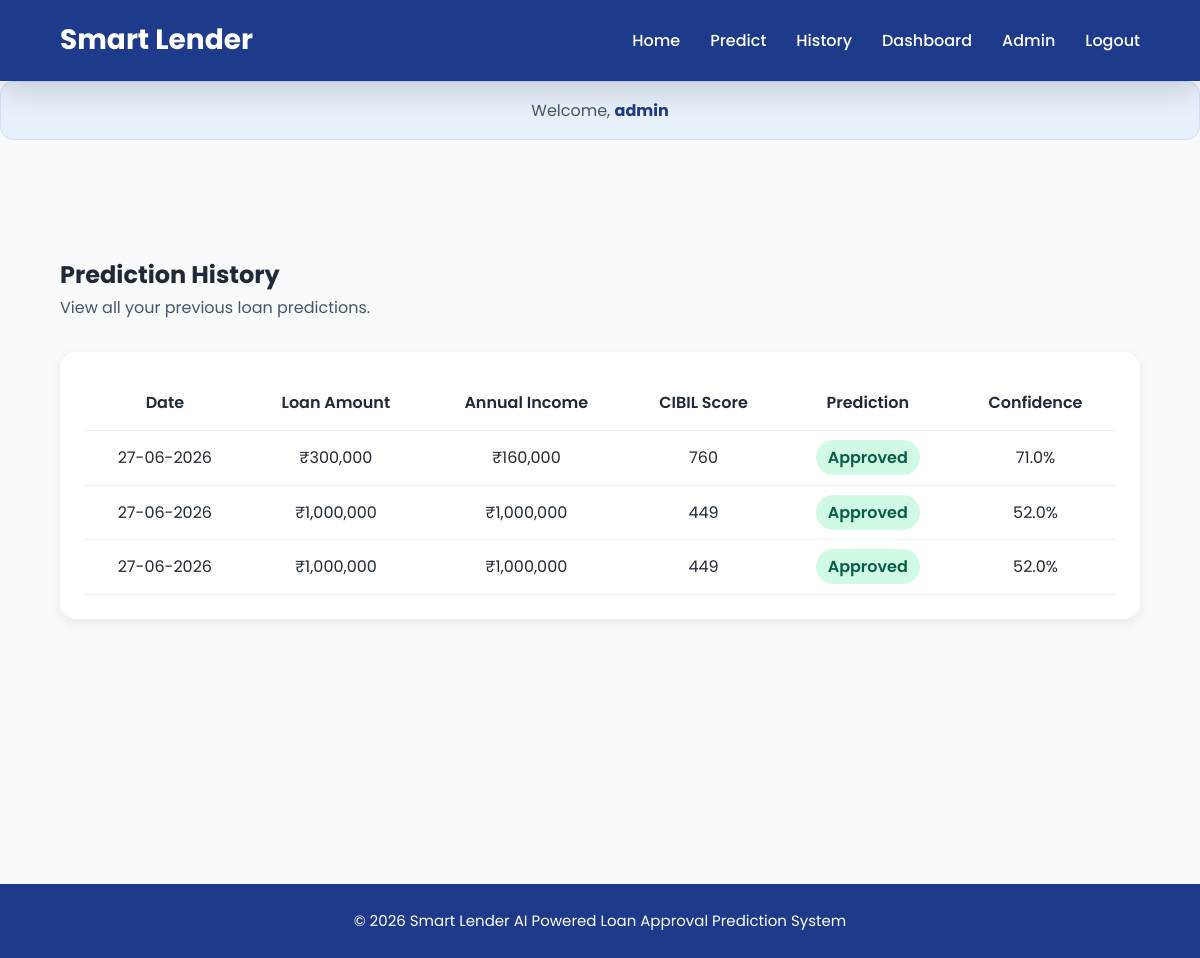
Screenshot of /history (signed in) with the database file from the repository.
### models/user.py (models this page shows)
class User(UserMixin, db.Model):
    __tablename__ = "users"
    id = db.Column(
        db.Integer,
        primary_key=True
    )
    username = db.Column(
        db.String(50),
        unique=True,
        nullable=False
    )
    email = db.Column(
        db.String(120),
        unique=True,
        nullable=False
    )
    password_hash = db.Column(
        db.String(255),
        nullable=False
    )
    role = db.Column(
        db.String(20),
        default="customer"
    )
    created_at = db.Column(
        db.DateTime,
        default=datetime.utcnow
    )
    predictions = db.relationship(
        "Prediction",
        backref="user",
        lazy=True
    )

### models/prediction.py (models this page shows)
class Prediction(db.Model):
    __tablename__ = "predictions"
    id = db.Column(
        db.Integer,
        primary_key=True
    )
    user_id = db.Column(
        db.Integer,
        db.ForeignKey("users.id"),
        nullable=False
    )
    prediction = db.Column(
        db.String(20),
        nullable=False
    )
    confidence = db.Column(
        db.Float,
        nullable=False
    )
    loan_amount = db.Column(
        db.Float,
        nullable=False
    )
    income_annum = db.Column(
        db.Float,
        nullable=False
    )
    cibil_score = db.Column(
        db.Integer,
        nullable=False
    )
    created_at = db.Column(
        db.DateTime,
        default=datetime.utcnow
    )

### app.py (the view)
@app.route("/history")
@login_required
def history():
    predictions = Prediction.query.filter_by(
        user_id=current_user.id
    ).order_by(
        Prediction.created_at.desc()
    ).all()
    return render_template(
        "history.html",
        predictions=predictions
    )

### app.py (called while the page is built)
@login_manager.user_loader
def load_user(user_id):
    return User.query.get(int(user_id))

### templates/history.html (shortened to what this page needs)
{% extends "base.html" %}
{% block content %}
<section class="history-section">
<div class="history-header">
    <h1>
        Prediction History
    </h1>
    <p>
        View all your previous loan predictions.
    </p>
</div>
{% if predictions %}
<div class="history-table-container">
    <table class="history-table">
        <thead>
            <tr>
                <th>Date</th>
                <th>Loan Amount</th>
                <th>Annual Income</th>
                <th>CIBIL Score</th>
                <th>Prediction</th>
                <th>Confidence</th>
            </tr>
        </thead>
        <tbody>
            {% for prediction in predictions %}
            <tr>
                <td>
                    {{ prediction.created_at.strftime('%d-%m-%Y') }}
                </td>
                <td>
                    ₹{{ "{:,.0f}".format(prediction.loan_amount) }}
                </td>
                <td>
                    ₹{{ "{:,.0f}".format(prediction.income_annum) }}
                </td>
                <td>
                    {{ prediction.cibil_score }}
                </td>
                <td>
                    {% if prediction.prediction == "Approved" %}
                        <span class="badge-approved">
                            Approved
                        </span>
                    {% else %}
                        <span class="badge-rejected">
                            Rejected
                        </span>
                    {% endif %}
                </td>
                <td>
                    {{ prediction.confidence }}%
                </td>
            </tr>
            {% endfor %}
        </tbody>
    </table>
</div>
{% endif %}
</section>
{% endblock %}

### templates/base.html (shortened to what this page needs)
<!DOCTYPE html>
<html lang="en">
<head>
    <link rel="stylesheet"
      href="https://cdnjs.cloudflare.com/ajax/libs/font-awesome/6.5.2/css/all.min.css">
    <link rel="stylesheet"
    href="{{ url_for('static', filename='css/core/variables.css') }}">
    <link rel="stylesheet"
    href="{{ url_for('static', filename='css/core/reset.css') }}">
    <link rel="stylesheet"
    href="{{ url_for('static', filename='css/core/layout.css') }}">
    <link rel="stylesheet"
    href="{{ url_for('static', filename='css/components/navbar.css') }}">
    <link rel="stylesheet"
    href="{{ url_for('static', filename='css/components/buttons.css') }}">
    <link rel="stylesheet"
    href="{{ url_for('static', filename='css/components/cards.css') }}">
    <link rel="stylesheet"
    href="{{ url_for('static', filename='css/components/forms.css') }}">
    <link rel="stylesheet"
    href="{{ url_for('static', filename='css/components/tooltips.css') }}">
    <link rel="stylesheet"
    href="{{ url_for('static', filename='css/components/footer.css') }}">
    <link rel="stylesheet"
    href="{{ url_for('static', filename='css/pages/home.css') }}">
    <link rel="stylesheet"
    href="{{ url_for('static', filename='css/pages/predict.css') }}">
    <link rel="stylesheet"
    href="{{ url_for('static', filename='css/pages/result.css') }}">
    <link rel="stylesheet"
    href="{{ url_for('static',filename='css/pages/error.css') }}">
    <link rel="stylesheet"
    href="{{ url_for('static', filename='css/pages/about.css') }}">
    <link rel="stylesheet"
    href="{{ url_for('static', filename='css/responsive.css') }}">
    <link rel="stylesheet"
    href="{{ url_for('static', filename='css/pages/auth.css') }}">
    <link rel="stylesheet"
    href="{{ url_for('static', filename='css/pages/dashboard.css') }}">
    <link rel="stylesheet"
    href="{{ url_for('static',filename='css/pages/history.css') }}">
    <link rel="stylesheet"
    href="{{ url_for('static', filename='css/pages/admin.css') }}">
</head>
<body>
    <nav class="navbar">
        <div class="container">
            <a href="{{ url_for('home') }}" class="logo">
                Smart Lender
            </a>
            <ul class="nav-links">
                {% if current_user.is_authenticated %}
                    <li>
                        <a href="{{ url_for('home') }}">
                            Home
                        </a>
                    </li>
                    <li>
                        <a href="{{ url_for('predict_page') }}">
                            Predict
                        </a>
                    </li>
                    <li>
                        <a href="{{ url_for('history') }}">
                            History
                        </a>
                    </li>
                    <li>
                        <a href="{{ url_for('dashboard') }}">
                            Dashboard
                        </a>
                    </li>
                    {% if current_user.role == "admin" %}
                    <li>
                        <a href="{{ url_for('admin_dashboard') }}">
                            Admin
                        </a>
                    </li>
                    {% endif %}
                    <li>
                        <a href="{{ url_for('logout') }}">
                            Logout
                        </a>
                    </li>
                {% endif %}
        </div>
    </nav>
    {% if current_user.is_authenticated %}
    <div class="page-welcome">
        <p>Welcome, <strong>{{ current_user.username }}</strong></p>
    </div>
    {% endif %}
    <main class="container">
        {% block content %}
        {% endblock %}
    </main>
    <footer>
        <div class="container">
            <p>
                © 2026 Smart Lender
                AI Powered Loan Approval Prediction System
            </p>
        </div>
    </footer>
</body>
</html>

### static/css/core/variables.css (style rules this page uses)
:root { --primary-color:#1E3A8A; --secondary-color:#2563EB; --success-color:#16A34A; --danger-color:#DC2626; --warning-color:#F59E0B; --background-color:#F8FAFC; --card-color:#FFFFFF; --text-color:#1F2937; --text-light:#475569; --text-white:#FFFFFF; --border-color:#CBD5E1; --primary-hover:#1E40AF; --shadow-sm:0 2px 6px rgba(0,0,0,.08); --shadow-md:0 5px 20px rgba(0,0,0,.08); --shadow-lg:0 10px 30px rgba(0,0,0,.15); --radius-sm:8px; --radius-md:10px; --radius-lg:15px; --transition:.3s ease; --container-width:1200px; }

### static/css/core/layout.css (style rules this page uses)
.container { width:90%; max-width:var(--container-width); margin:auto; }
main { min-height:80vh; padding:60px 0; }
p.page-welcome, div.page-welcome { width:100%; max-width:1200px; margin:0 auto 1.5rem; padding:1rem 1.25rem; border-radius:14px; background:rgba(59,130,246,0.08); color:var(--text-color); text-align:center; font-size:1rem; border:1px solid rgba(59,130,246,0.15); }
.page-welcome strong { color:var(--primary-color); }
h1,h2,h3,h4,h5,h6 { color:var(--text-color); }
p { color:var(--text-light); }

### static/css/components/navbar.css (style rules this page uses)
.navbar { background:var(--primary-color); color:var(--text-white); position:sticky; top:0; z-index:1000; padding:18px 0; box-shadow:var(--shadow-lg); }
.navbar .container { display:flex; justify-content:space-between; align-items:center; }
.logo { color:var(--text-white); font-size:28px; font-weight:700; }
.nav-links { display:flex; align-items:center; gap:30px; }
.nav-links a { color:var(--text-white); font-weight:500; position:relative; transition:var(--transition); }
.nav-links a::after { content:""; position:absolute; left:0; bottom:-6px; width:0; height:2px; background:#FFD54F; transition:var(--transition); }

### static/css/components/footer.css (style rules this page uses)
footer { background:var(--primary-color); color:var(--text-white); padding:25px; text-align:center; margin-top:80px; }
footer p { color:white; font-size:15px; }

### static/css/pages/dashboard.css (style rules this page uses)
.history-table { width: 100%; border-collapse: collapse; }
.history-table th, .history-table td { padding: 12px; text-align: center; }
.history-table th { font-weight: 600; }

### static/css/pages/history.css (style rules this page uses)
.history-section { padding: 2rem 0; }
.history-header { margin-bottom: 2rem; }
.history-table-container { overflow-x: auto; background: white; padding: 1.5rem; border-radius: 16px; box-shadow: 0 4px 12px rgba(0,0,0,0.08); }
.history-table { width: 100%; border-collapse: collapse; }
.history-table th, .history-table td { padding: 14px; text-align: center; }
.history-table th { font-weight: 600; }
.history-table tr { border-bottom: 1px solid #eeeeee; }
.badge-approved { background: #d1fae5; color: #065f46; padding: 6px 12px; border-radius: 999px; font-weight: 600; }

### rows the page displays
User: username "admin"
Prediction: created_at "27-06-2026", loan_amount "300,000", income_annum "160,000", cibil_score "760", prediction "Approved", confidence "71.0"
Prediction: created_at "27-06-2026", loan_amount "1,000,000", income_annum "1,000,000", cibil_score "449", prediction "Approved", confidence "52.0"
Prediction: created_at "27-06-2026", loan_amount "1,000,000", income_annum "1,000,000", cibil_score "449", prediction "Approved", confidence "52.0"
